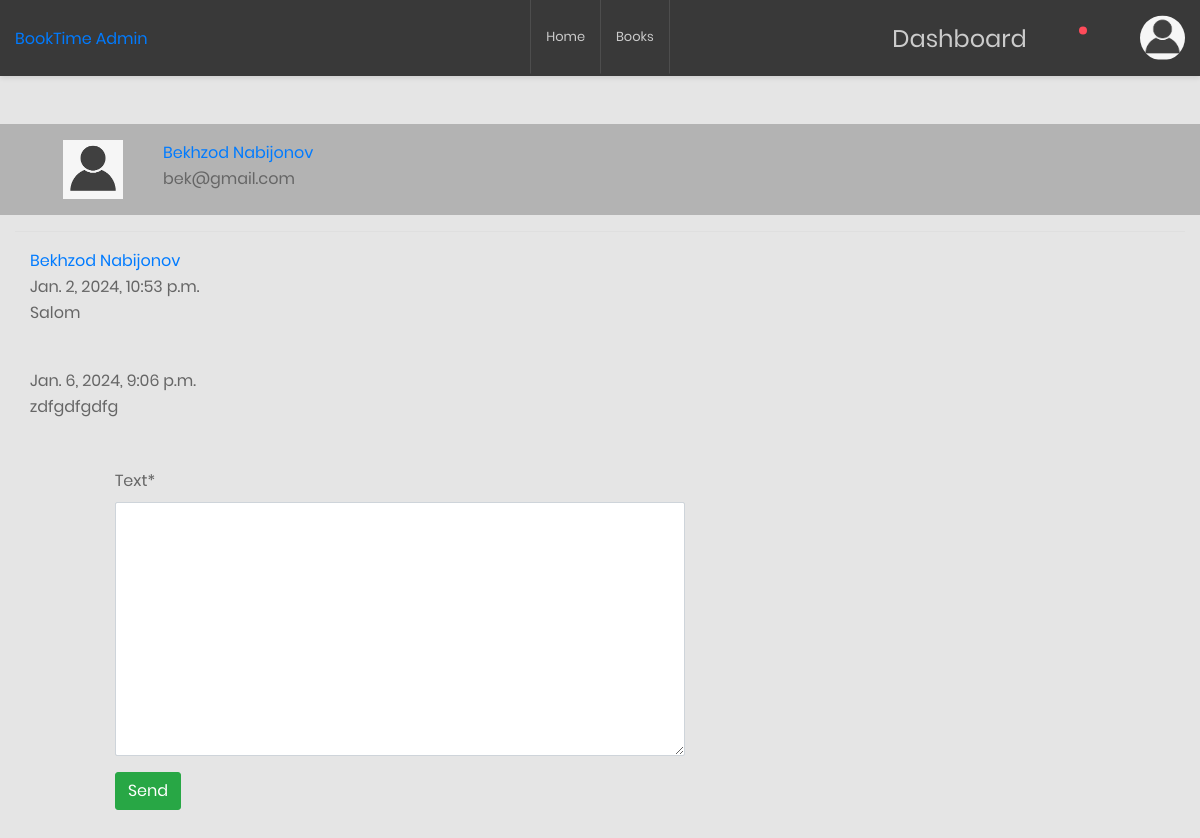
Before: /dashboard/11/messages/ (signed in) with the older database file.
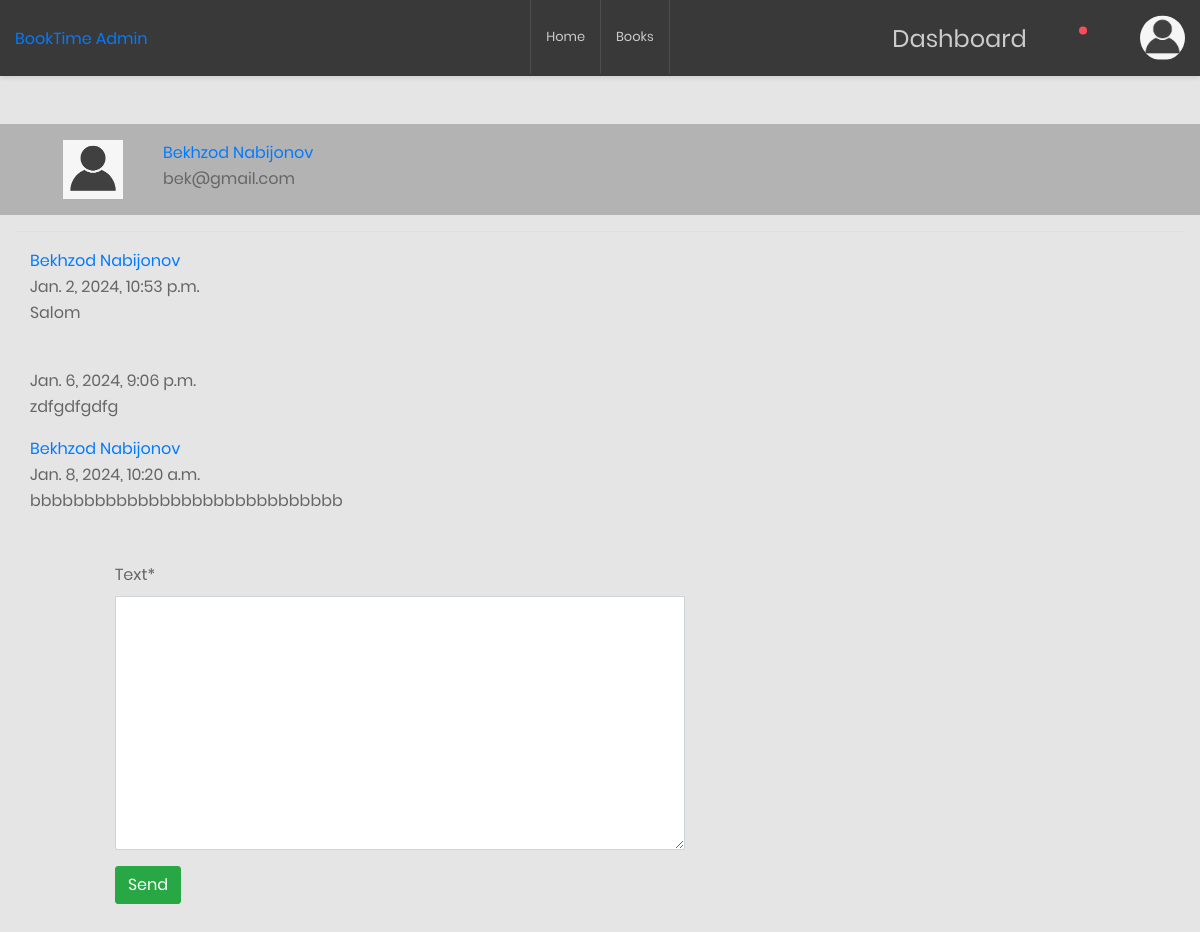
After: the same page with the newer database file.
### dashboard/models.py (models this page shows, shortened)
class ReaderMessages(models.Model):
    reader = models.ForeignKey(Readers, related_name='reader_messages', on_delete=models.CASCADE)
    text = models.TextField()
    created_at = models.DateTimeField(auto_now_add=True)
    admin = models.ForeignKey(Readers, related_name='admin_messsages', on_delete=models.CASCADE)

### readers/models.py (models this page shows)
class Readers(AbstractUser):
    class Status(models.TextChoices):
        New = "New", "New"
        Active = "Active", "Active"
    picture = models.ImageField(default='profile_pictures/anonim_user.png', upload_to='profile_pictures/')
    address = models.CharField(max_length=300, blank=True, default="")
    phone = models.CharField(max_length=13)
    balance = models.DecimalField(max_digits=8, decimal_places=2, blank=True, default=0)
    status = models.CharField(max_length=6,
                              choices=Status.choices,
                              default=Status.New
                              )
    class Meta:
        verbose_name = 'Reader'
        verbose_name_plural = 'Readers'

### dashboard/views.py (the view, shortened to what this page needs)
# urls.py: path('<int:reader_id>/messages/', ReaderMessagesView.as_view(), name="reader_messages"),
class ReaderMessagesView(SuperuserRequiredMixin, View):
    def get(self, request, reader_id):
        reader = Readers.objects.get(id=reader_id)
        reader_messages = reader.reader_messages.all()
        message_form = MessageForm()
        context = {'reader': reader, 'message_form': message_form, 'reader_messages': reader_messages}
        return render(request, 'dashboard/messages.html', context)

### dashboard/forms.py
class MessageForm(forms.ModelForm):
    class Meta:
        model = ReaderMessages
        fields = ['text']

### dashboard/views.py (called while the page is built)
    def test_func(self):
        return self.request.user.is_superuser

### templates/dashboard/messages.html (shortened to what this page needs)
{% extends 'base.html' %}
{% load static %}
{% load crispy_forms_tags %}
{% block content %}
<div class="row" style="background-color: rgb(179, 179, 179);">
    <div class="col-1 ms-5 my-3">
        <a class="" href="#">
            <img alt="" width="60" height="60" src="{{ reader.picture.url }}">
        </a>
    </div>
    <div class="col-6 my-3">
        <span class="">
            <a href="#" class="">
                {{ reader.first_name }} {{ reader.last_name }}
            </a>
        </span>
        <br>
        <span class="">
            <a class="">{{ reader.email }}</a>
        </span>
    </div>
</div>
<hr>
{% if reader_messages %}
    {% for message in reader_messages %}
        <div class="col-6 my-3">
            <span class="">
                <a href="#" class="">
                    {{ message.admin.first_name }} {{ message.admin.last_name }}
                </a>
            </span>
            <div class="">
                <div class="">
                        <span>{{ message.created_at }}</span>
                </div>
            </div>
            <div class="">
                <p>
                    {{ message.text }}
                </p>
            </div>
        </div>
    {% endfor %}
{% endif %}
<div class="row mt-5">
    <div class="col-1"></div>
    <div class="col-6">
        <form method="POST">
            {{ message_form | crispy }}
            <button class="btn btn-success mb-3">Send</button>
        </form>
    </div>
</div>
{% endblock %}

Changed rows visible on the page:
added ReaderMessages: admin.first_name "Bekhzod", admin.last_name "Nabijonov", created_at "Jan. 8, 2024, 10:20 a.m.", text "bbbbbbbbbbbbbbbbbbbbbbbbbbbbb"
